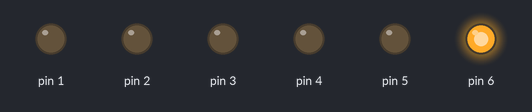
A sketch run on a simulated Arduino Uno, built with avr-gcc and run on an emulated ATmega328P. On the bench: output pins drawn as LEDs (lit = HIGH).

Above: at 0.2 s.
At 0.7 s:
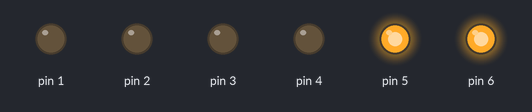
At 2.2 s:
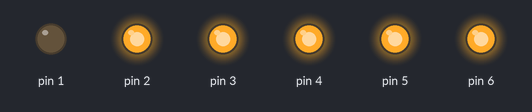
At 3.7 s:
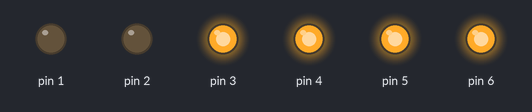
At 5.7 s:
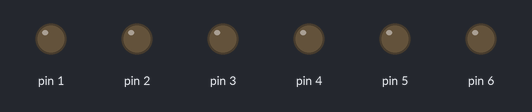
At 7.2 s:
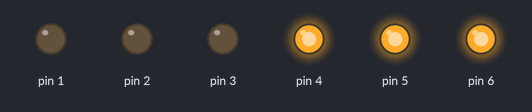
Timing chart, 0 to 7.8 s (numbered marks = the images above):
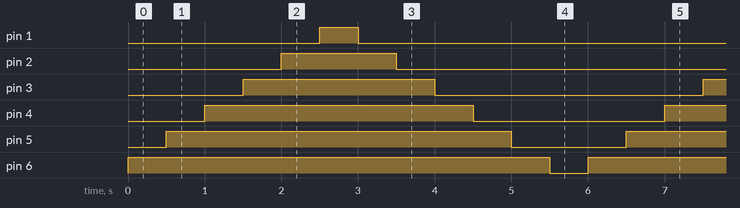

The sketch:

Pract_01.ino
```cpp
void setup()
{
  for (int i=1;i<=6;i++){
    pinMode(i, OUTPUT);
 }

}

void loop()
{
  for (int i=6;i>=1;i--){
    digitalWrite(i, HIGH); // enciende el led de posicion i
    delay(500); // n segundos de demora
  }
  for (int i=1;i<=6;i++){
    digitalWrite(i, LOW); //apaga el led de posicion i
    delay(500); // n segundos de demora
  }
}
```

Measured:
- by itself, pin 1: alternates HIGH for 0.50 s and LOW for 5.5 s
- by itself, pin 2: alternates HIGH for 1.5 s and LOW for 4.5 s
- by itself, pin 3: alternates HIGH for 2.5 s and LOW for 3.5 s
- by itself, pin 4: alternates HIGH for 3.5 s and LOW for 2.5 s
- by itself, pin 5: alternates HIGH for 4.5 s and LOW for 1.5 s
- by itself, pin 6: alternates HIGH for 5.5 s and LOW for 0.50 s
